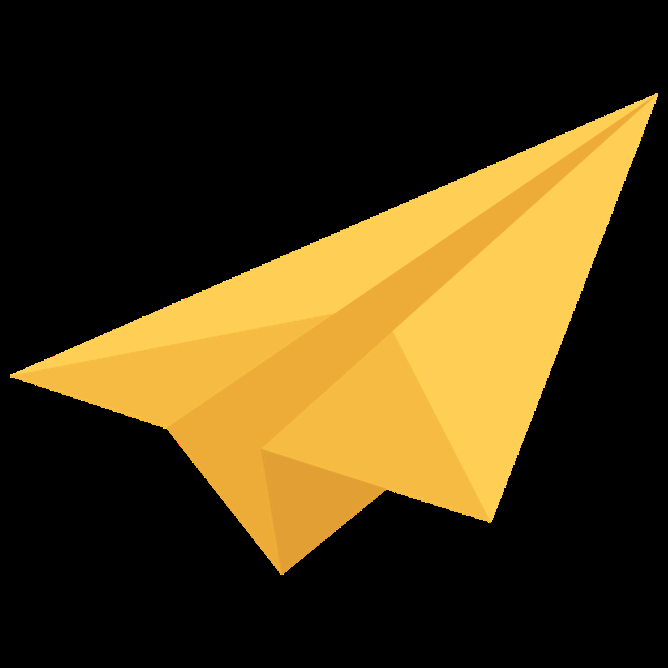
#> input picture images/PP.png, 668 x 668 px
$ python app.py
#> lines starting #> are read from the running program, lines starting #| are printed output that depends on the picture; after the words box and inside, x2 and y2 are one past the last pixel; in counts of white or black regions, pixels touching at a corner belong together
### image_utils.py
import cv2
import numpy as np

def add_outline(image_path, output_path, outline_type='solid', thickness=1, gap=10, color=(0, 0, 255, 255), distance=10):
    """
    Add an outline to an object in a PNG image.

    Parameters:
    - image_path: str, path to the input image.
    - output_path: str, path to save the output image.
    - outline_type: str, 'solid', 'dotted', or 'dashed' to specify the type of outline.
    - thickness: int, thickness of the outline.
    - gap: int, gap between dots or dashes.
    - color: tuple, color of the outline in (B, G, R, A) format.
    - distance: int, distance between the object and the outline.
    """
#> called with image_path = 'images/PP.png', output_path = 'images/outlined_image_1.png', outline_type = 'dotted', thickness = 3, gap = 20, color = (0, 255, 0, 255), distance = 20
    # Load the image
    image = cv2.imread(image_path, cv2.IMREAD_UNCHANGED)
#> image is the input picture: shape (668, 668, 4); mean B, G, R, A 20.9, 55.8, 72.1, 72.9

    # Convert to grayscale
    gray = cv2.cvtColor(image, cv2.COLOR_BGR2GRAY)
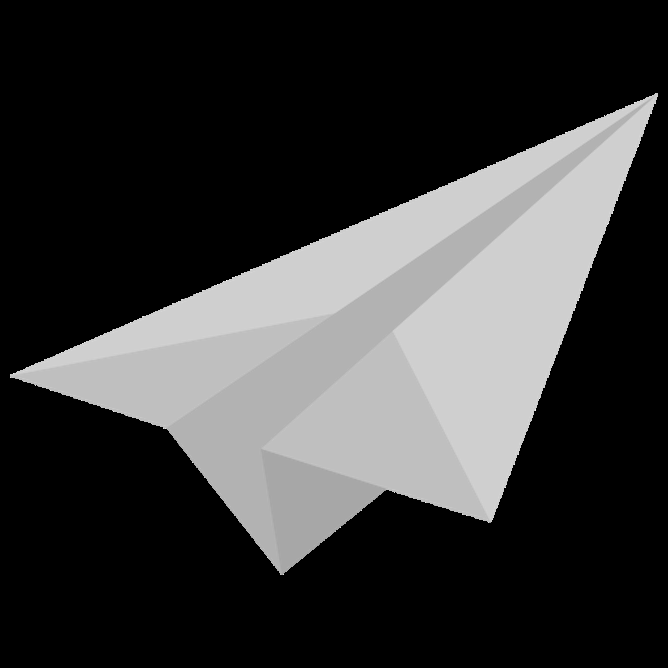
#> gray: shape (668, 668); min 0, max 255, mean 56.8

    # Create a binary mask of the object
    _, binary_mask = cv2.threshold(gray, 1, 255, cv2.THRESH_BINARY)
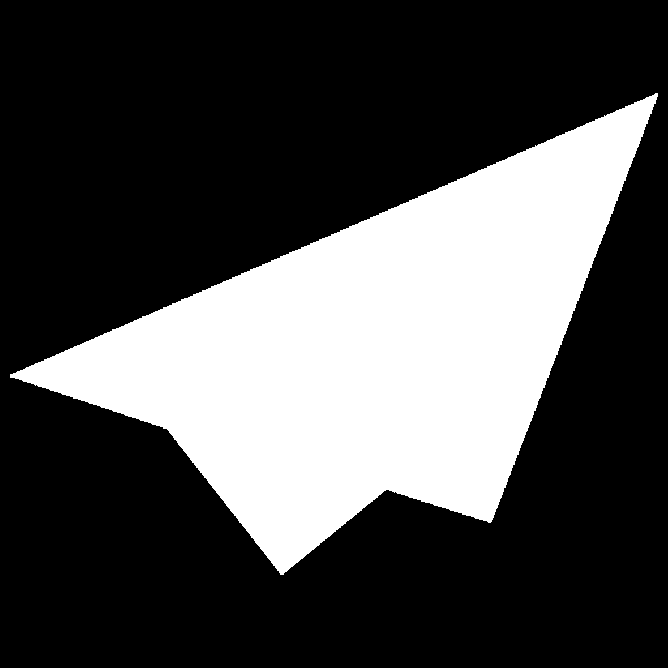
#> binary_mask: shape (668, 668); 29.1% white; 1 white region, box (x1, y1, x2, y2) and area: (10, 93, 658, 575) 130052

    # Dilate the mask to create space between the object and the outline
    dilated_mask = cv2.dilate(binary_mask, np.ones((distance, distance), np.uint8))  # Adjust the kernel size for more space
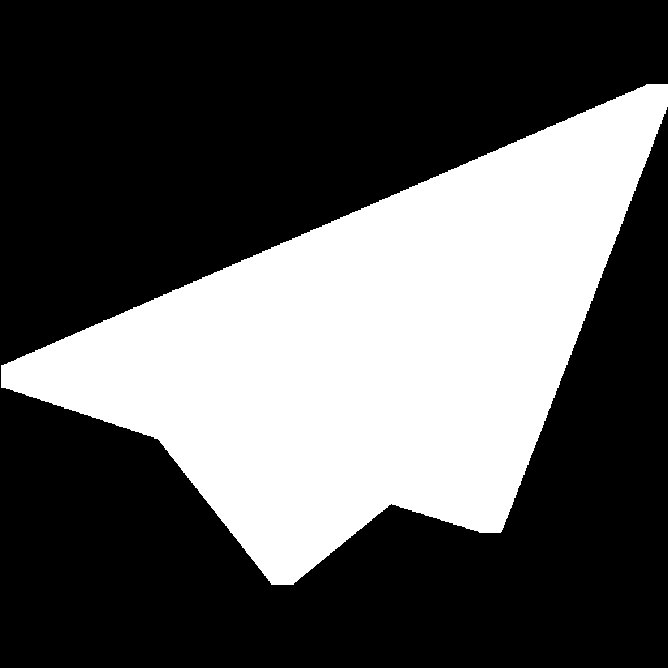
#> dilated_mask: shape (668, 668); 34.2% white; 1 white region, box (x1, y1, x2, y2) and area: (1, 84, 668, 585) 152475

    # Detect edges on the dilated mask
    edges = cv2.Canny(dilated_mask, 100, 200)
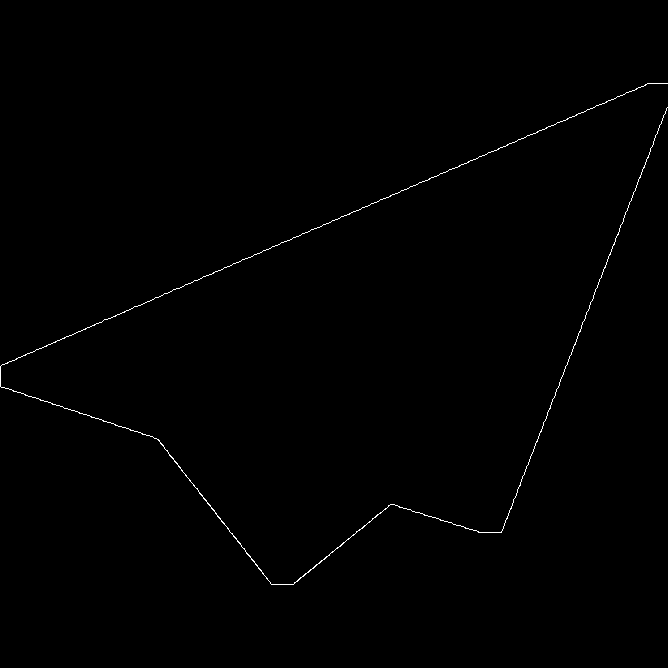
#> edges: shape (668, 668); 0.4% white in thin lines or dots, all inside (x1, y1, x2, y2) = (0, 83, 668, 585)

    # Find contours from the edges
    contours, _ = cv2.findContours(edges, cv2.RETR_EXTERNAL, cv2.CHAIN_APPROX_NONE)
#> contours = 1 contour; box (x1, y1, x2, y2) and area: (0, 83, 668, 585) 156

    # Create an outline mask
    outline_mask = np.zeros_like(image)

    if outline_type == 'solid':
        # Draw solid outline
        cv2.drawContours(outline_mask, contours, -1, color, thickness)
    elif outline_type == 'dotted':
        # Draw dotted outline
        for contour in contours:
            for i in range(0, len(contour), gap):
                cv2.circle(outline_mask, tuple(contour[i][0]), thickness, color, -1)
#> this loop made 1 pass
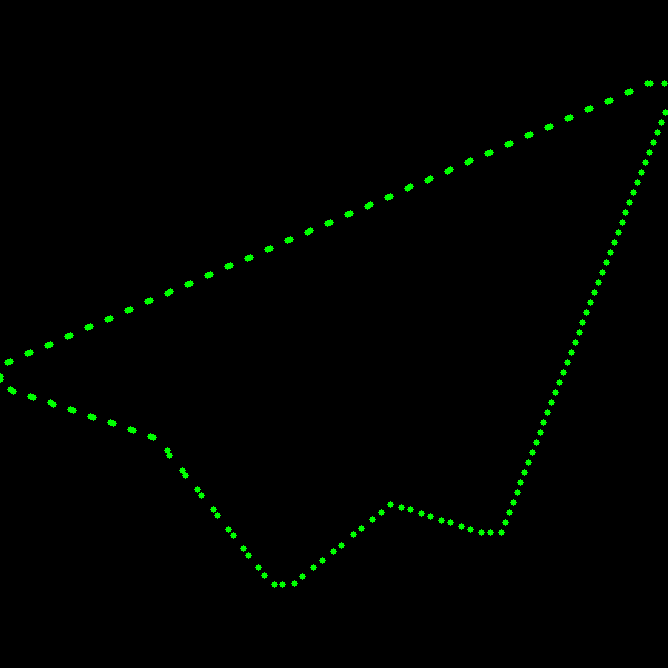
#> outline_mask: shape (668, 668, 4); mean of channels 0, 1, 2, 3 0, 2.5, 0, 2.5; drawn as B, G, R
    elif outline_type == 'dashed':
        # Draw dashed outline
        dash_length = gap  # Length of each dash
        for contour in contours:
            for i in range(0, len(contour), 2 * dash_length):
                start_idx = i
                end_idx = min(i + dash_length, len(contour) - 1)
                cv2.line(outline_mask, tuple(contour[start_idx][0]), tuple(contour[end_idx][0]), color, thickness)

    # Combine the original image with the outline
    outlined_image = cv2.addWeighted(image, 1, outline_mask, 1, 0)

    # Save the result
    cv2.imwrite(output_path, outlined_image)

### app.py
import image_utils

# Example usage
image_utils.add_outline(
    image_path='images/PP.png',
    output_path='images/outlined_image_1.png',
    outline_type='dotted',
    thickness=3,
    gap=20,
    color=(0, 255, 0, 255),
    distance=20)
